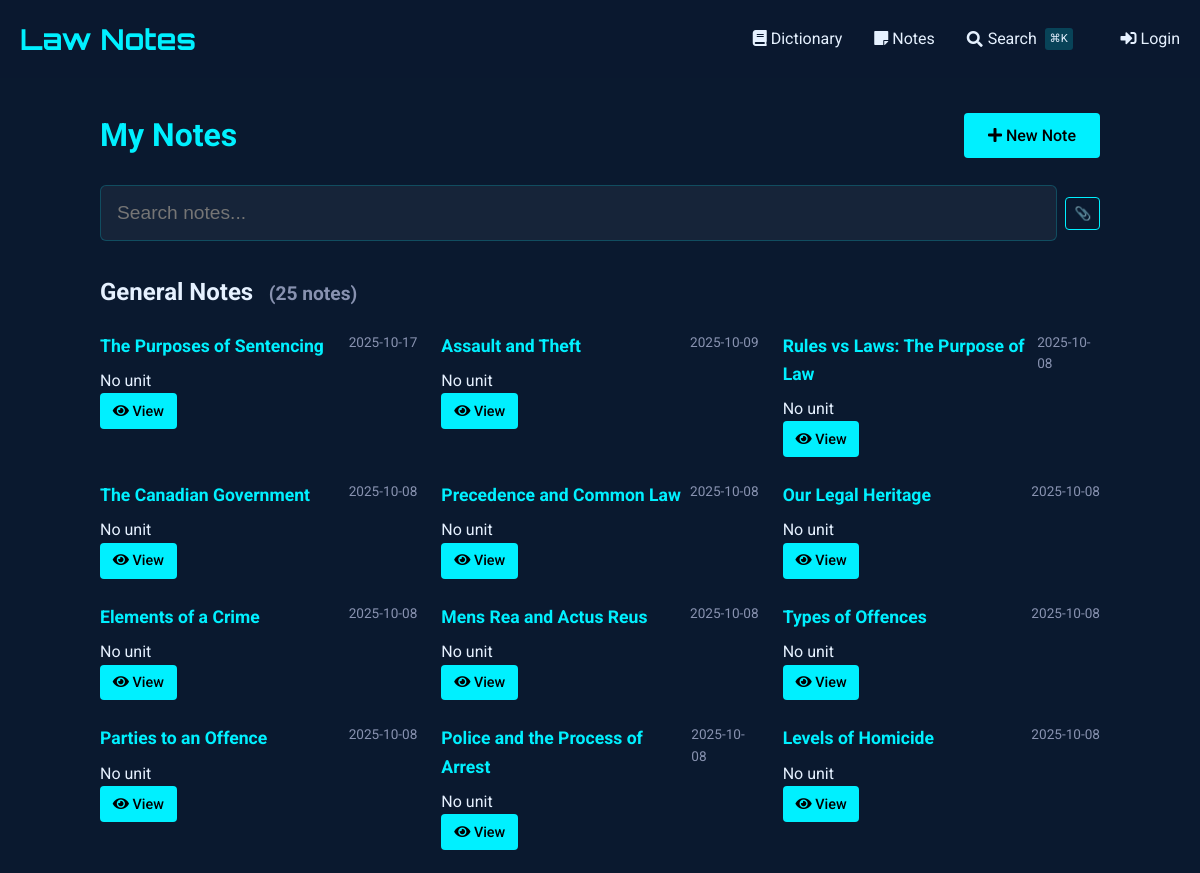
/notes (upper part), run on an earlier commit of the app's database.
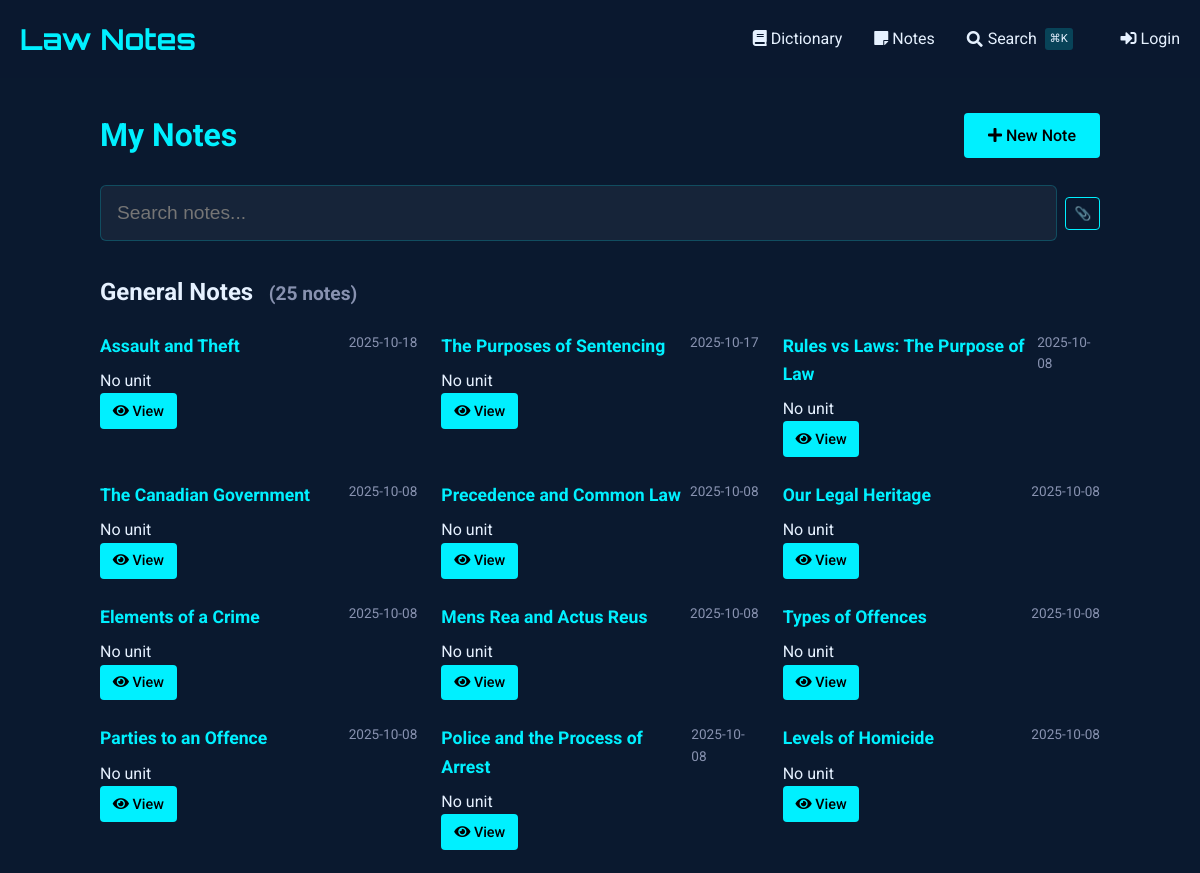
And on a later commit of the database.
### tables this page shows
CREATE TABLE notes (
    id INTEGER PRIMARY KEY AUTOINCREMENT,
    title TEXT NOT NULL,                -- short title for the note
    content TEXT NOT NULL,              -- the full note text
    unit_number INTEGER,                -- optional: to group with course units
    tags TEXT,                          -- comma-separated or JSON for filtering/search
    related_entries TEXT,               -- store glossary ids (e.g., "1,4,5") for cross-linking
    created_at TIMESTAMP DEFAULT CURRENT_TIMESTAMP,
    last_updated TIMESTAMP DEFAULT CURRENT_TIMESTAMP,
    views INTEGER DEFAULT 0,            -- track popularity
    is_favorite BOOLEAN DEFAULT 0,      -- quick flag for starred notes
    comments TEXT                       -- optional: your own thoughts or annotations
, has_worksheet BOOLEAN DEFAULT 0);

### notes_routes.py (the view)
@notes_bp.route('')
def index():
    db = SQL("sqlite:///notes.db")
    notes = db.execute("""
        SELECT id, title, unit_number,
               strftime('%Y-%m-%d', created_at) as created_date,
               strftime('%Y-%m-%d', last_updated) as last_updated,
               is_favorite, has_worksheet
        FROM notes
        ORDER BY last_updated DESC
    """)
    notes_by_unit = {}
    for note in notes:
        unit = note.get('unit_number', 'Ungrouped')
        if unit not in notes_by_unit:
            notes_by_unit[unit] = []
        notes_by_unit[unit].append(note)
    return render_template('notes/index.html',
                         notes_by_unit=notes_by_unit)

### sql.py (called while the page is built)
def _enable_logging(f):
    import logging
    import functools
    import os
    @functools.wraps(f)
    def decorator(*args, **kwargs):
        try:
            import flask
        except ModuleNotFoundError:
            return f(*args, **kwargs)
        disabled = logging.getLogger("cs50").disabled
        if flask.current_app and os.getenv("FLASK_ENV") == "development":
            logging.getLogger("cs50").disabled = False
        try:
            return f(*args, **kwargs)
        finally:
            logging.getLogger("cs50").disabled = disabled
    return decorator

    def __del__(self):
        self._disconnect()

    def _disconnect(self):
        if hasattr(_data, self._name()):
            getattr(_data, self._name()).close()
            delattr(_data, self._name())

    def _name(self):
        return str(hash(self))

        def connect(dbapi_connection, connection_record):
            try:
                if isinstance(
                    dbapi_connection, sqlite3.Connection
                ):  # If back end is sqlite
                    cursor = dbapi_connection.cursor()
                    cursor.execute("PRAGMA foreign_keys=ON")
                    cursor.close()
            except:
                pass

### templates/notes/index.html (shortened to what this page needs)
{% extends "notes/base.html" %}
{% block content %}
<div class="container" style="max-width: 1000px; margin: 0 auto;">
    <div style="display: flex; justify-content: space-between; align-items: center; margin-bottom: 1.5rem;">
        <h1 style="color: var(--primary); margin: 0;">
            My Notes
        </h1>
        <a href="{{ url_for('notes.add_note') }}" class="btn" style="background: var(--primary); color: #000; text-decoration: none; white-space: nowrap;">
            <i class="fas fa-plus"></i> New Note
        </a>
    </div>
    <div class="search-container">
        <input type="text" id="noteSearch" class="search-input" placeholder="Search notes..." autocomplete="off" style="padding-left: 1rem;">
    </div>
    <div id="notesContainer">
        {% if notes_by_unit %}
            {% for unit, notes in notes_by_unit.items() %}
                <div class="unit-section" data-unit="{{ unit or 'general' }}">
                    <h2 class="unit-header">
                        {% if unit %}
                            Unit {{ unit }}
                        {% else %}
                            General Notes
                        {% endif %}
                        <small class="unit-count" style="font-size: 0.8em; color: #8892b0; margin-left: 0.5em;">
                        </small>
                    </h2>
                    <div class="notes-grid" style="display: grid; grid-template-columns: repeat(auto-fill, minmax(300px, 1fr)); gap: 1.5rem;" data-unit="{{ unit or 'general' }}">
                        {% for note in notes %}
                            <div class="note-card"
                                 data-id="{{ note.id }}"
                                 data-title="{{ note.title|lower }}"
                                 data-content="{{ note.content|lower }}"
                                 data-unit="{{ note.unit_number or 'general' }}"
                                 data-tags="{{ note.tags|default('', true)|lower }}"
                                 data-has-worksheet="{{ 'true' if note.has_worksheet else 'false' }}"
                                 data-date="{{ (note.last_updated or note.created_date)|lower }}"
                                 data-favorite="{{ 'favorite' if note.is_favorite else '' }}">
                                <div style="display: flex; justify-content: space-between; align-items: flex-start;">
                                    <h3 style="margin: 0 0 0.5rem 0; font-size: 1.1rem; color: var(--primary);">
                                        {{ note.title }}
                                    </h3>
                                    <span class="note-date" style="color: #8892b0; font-size: 0.85rem;">
                                        {{ note.last_updated or note.created_date }}
                                    </span>
                                </div>
                                <div class="note-meta">
                                    {% if note.unit_number %}
                                        <span>Unit {{ note.unit_number }}</span>
                                    {% else %}
                                        <span>No unit</span>
                                    {% endif %}
                                </div>
                                <div class="note-actions">
                                    <a href="{{ url_for('notes.view_note', note_id=note.id) }}" class="btn" style="padding: 0.4rem 0.8rem; font-size: 0.9rem;">
                                        <i class="fas fa-eye"></i> View
                                    </a>
                                </div>
                            </div>
                        {% endfor %}
                    </div>
                </div>
            {% endfor %}
        {% endif %}
    </div>
</div>
{% endblock %}

### templates/notes/base.html (shortened to what this page needs)
{% extends "dictionary/base.html" %}

### templates/dictionary/base.html (shortened to what this page needs)
<!DOCTYPE html>
<html lang="en">
<head>
    <link href="https://cdnjs.cloudflare.com/ajax/libs/font-awesome/5.15.4/css/all.min.css" rel="stylesheet">
</head>
<body>
    <header>
        <div class="container">
            <div class="header-content">
                <a href="{{ url_for('dictionary.index') }}" class="logo">Law Notes</a>
                <nav class="nav-links">
                    <a href="{{ url_for('dictionary.index') }}" class="nav-link">
                        <i class="fas fa-book"></i> Dictionary
                    </a>
                    <a href="{{ url_for('notes.index') }}" class="nav-link">
                        <i class="fas fa-sticky-note"></i> Notes
                    </a>
                    <a href="{{ url_for('search') }}" class="nav-link" style="display: flex; align-items: center; gap: 0.3rem;">
                        <i class="fas fa-search"></i>
                        <span>Search</span>
                        <span style="font-size: 0.7rem; background: rgba(0, 240, 255, 0.2); padding: 0.1rem 0.3rem; border-radius: 3px; margin-left: 0.2rem;">⌘K</span>
                    </a>
                    {% if session.get("name") %}
                    <a href="{{ url_for('dictionary.add_entry') }}" class="nav-link" style="margin-left: 1rem;">
                        <i class="fas fa-plus"></i> Add Entry
                    </a>
                    <a href="/auth/logout" class="nav-link">
                        <i class="fas fa-sign-out-alt"></i> Logout
                    </a>
                    {% else %}
                    <a href="/auth/login" class="nav-link" style="margin-left: 1rem;">
                        <i class="fas fa-sign-in-alt"></i> Login
                    </a>
                    {% endif %}
                </nav>
            </div>
        </div>
    </header>
    <main class="container" style="padding: 2rem 0;">
        {% block content %}{% endblock %}
    </main>
</body>
</html>

### templates/dictionary/base.html (style rules this page uses)
:root { --primary: #00f0ff; --bg-dark: #0a192f; --text: #e6f1ff; --success: #2ecc71; --error: #e74c3c; }
body { font-family: 'Roboto', sans-serif; background-color: var(--bg-dark); color: var(--text); line-height: 1.6; margin: 0; padding: 0; }
.container { max-width: 1200px; margin: 0 auto; padding: 0 20px; }
header { background: rgba(10, 25, 47, 0.9); padding: 1rem 0; }
.header-content { display: flex; justify-content: space-between; align-items: center; }
.logo { font-family: 'Orbitron', sans-serif; font-size: 1.8rem; color: var(--primary); text-decoration: none; font-weight: 700; }
.nav-links { display: flex; gap: 2rem; }
.nav-link { color: var(--text); text-decoration: none; transition: color 0.3s; }
.btn { display: inline-block; padding: 0.6rem 1.5rem; background: var(--primary); color: #000; border: none; border-radius: 4px; cursor: pointer; text-decoration: none; font-weight: 500; transition: all 0.3s; }

### templates/notes/index.html (style rules this page uses)
.search-container { margin-bottom: 2rem; position: relative; }
.search-input { width: 100%; padding: 0.8rem 1rem; padding-left: 2.5rem; font-size: 1rem; background: rgba(10, 25, 47, 0.7); border: 1px solid rgba(0, 240, 255, 0.3); border-radius: 4px; color: #e6f1ff; transition: all 0.3s ease; }
.unit-section { margin-bottom: 2.5rem; }

### templates/partials/spotlight_search.html (style rules this page uses)
.search-input { width: 100%; padding: 1rem 1rem 1rem 3rem; font-size: 1.2rem; background: rgba(255, 255, 255, 0.05); border: 1px solid rgba(0, 240, 255, 0.2); border-radius: 6px; color: #e6f1ff; transition: all 0.3s ease; }

What changed in the data, as far as the page shows it:
changed notes "Assault and Theft": last_updated "2025-10-09" → "2025-10-18"; moves up the list
